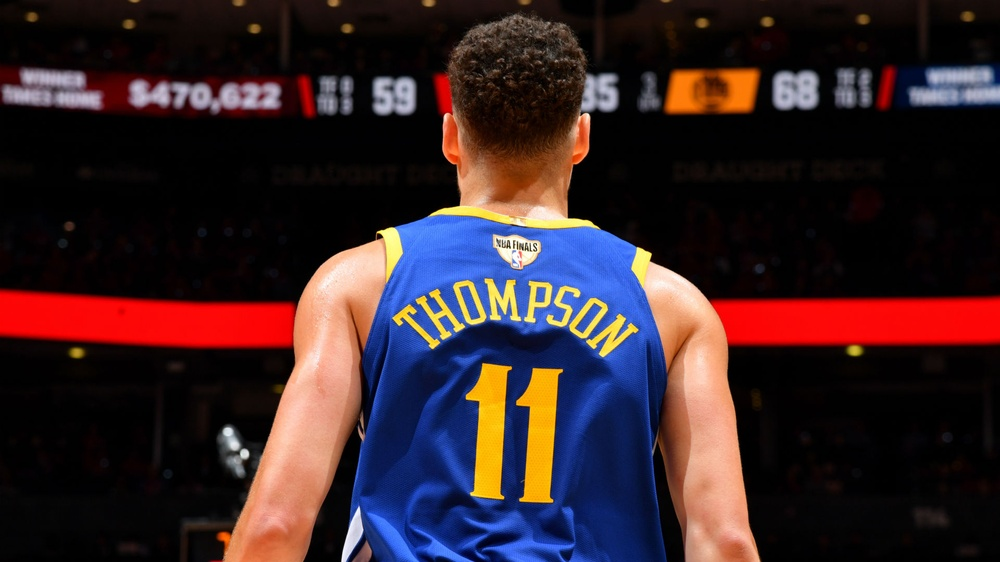
#> input picture KT.jpg, 1000 x 562 px, shrunk from 1920 x 1080 before the run
$ python P@.py
#> lines starting #> are read from the running program, lines starting #| are printed output that depends on the picture
# -*- coding: utf-8 -*-
"""
Image filtering(both low)
"""

import cv2
import matplotlib.pylab as plt
import numpy as np

img = cv2.imread('KT.jpg',0)
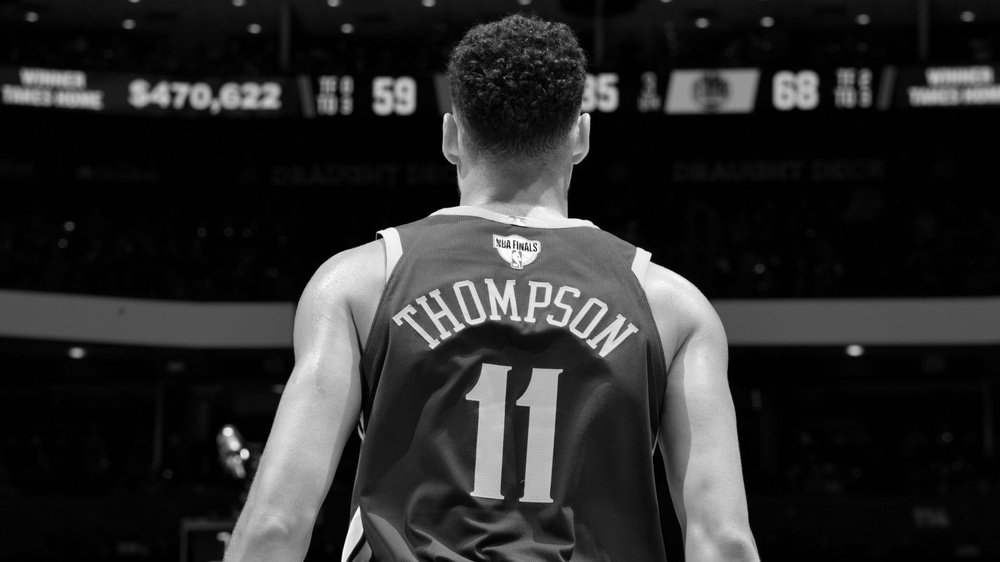
#> img: shape (562, 1000); min 0, max 255, mean 42.4
print(img)
#> (printed output is left out)
cv2.imshow('Klay Thompson',img)
cv2.waitKey(0)
cv2.destroyAllWindows()
cv2.imwrite('Klay_T.png',img)

kernel = np.ones((5,5),np.float32)/25
dst = cv2.filter2D(img,-1,kernel)
blur = cv2.blur(img,(5,5))
median = cv2.medianBlur(img,5)

plt.imshow(dst)
plt.title('filtered image')
plt.show()

plt.imshow(blur)
plt.title('Average filtering using kernel')
plt.show()

plt.imshow(median)
plt.title('Median filtered image')
plt.show()
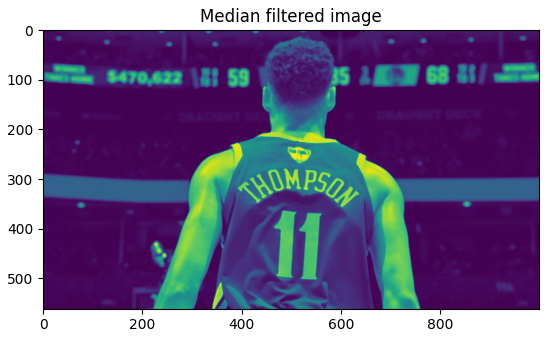
#> figure drawn by matplotlib, 1 panel
